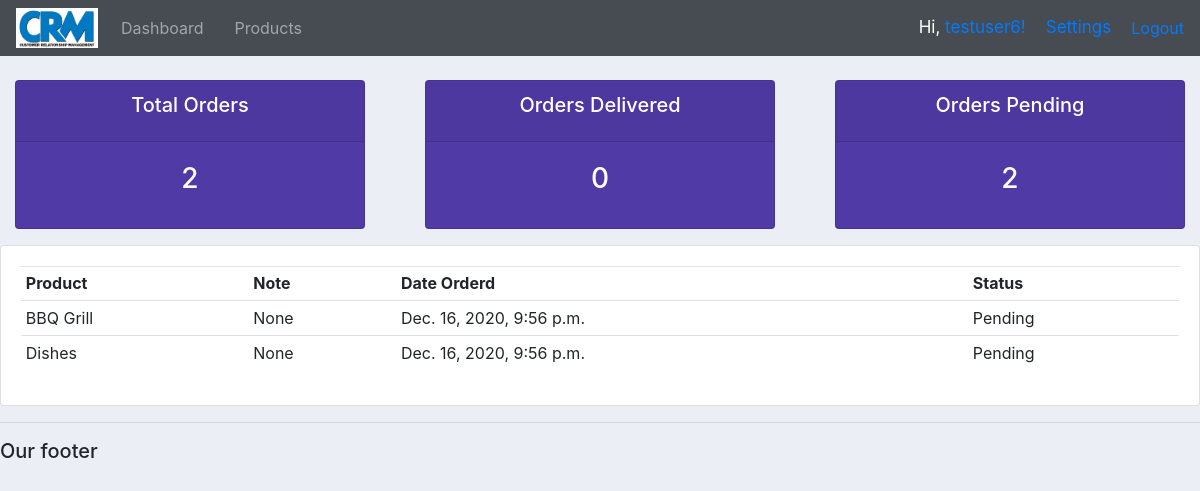
/user/ (signed in), run on an earlier commit of the app's database.
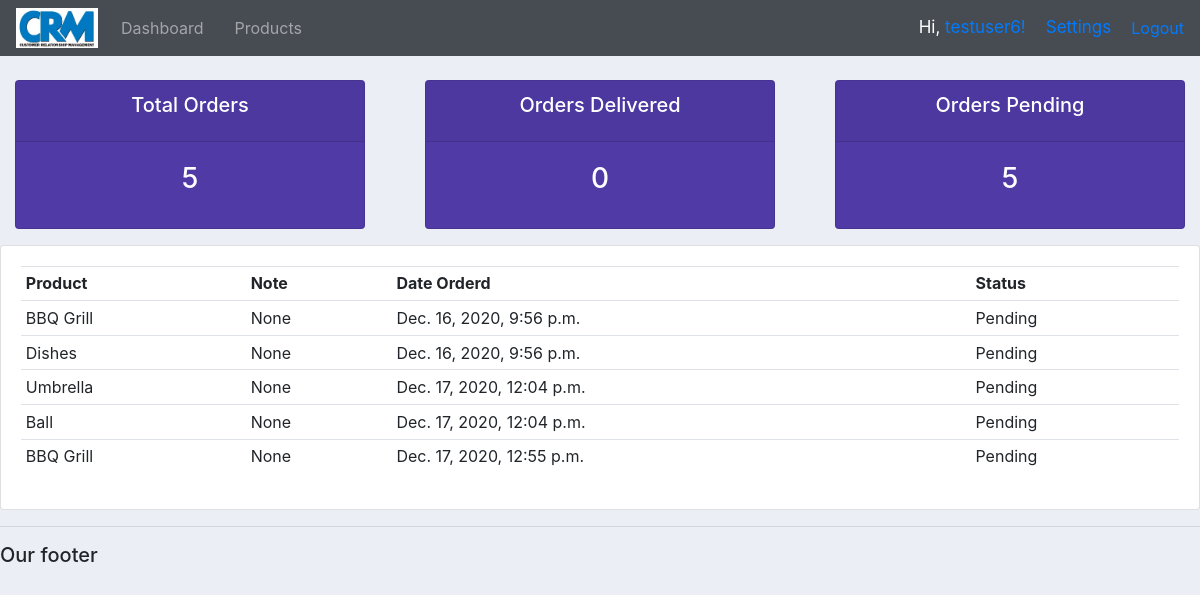
And on a later commit of the database.
### accounts/models.py (models this page shows)
class Order(models.Model):
    STATUS = (
        ('Pending', 'Pending'),
        ('Out for delivery', 'Out for delivery'),
        ('Delivered', 'Delivered'),
    )
    customer = models.ForeignKey(Customer, null=True, on_delete=models.SET_NULL)
    product = models.ForeignKey(Product, null=True, on_delete=models.SET_NULL)
    date_created = models.DateTimeField(auto_now_add=True, null=True)
    status = models.CharField(max_length=64, null=True, choices=STATUS)
    note = models.CharField(max_length=1000, null=True)
    seller = models.ManyToManyField(Seller)
    def __str__(self):
        return self.product.name

class Product(models.Model):
    CATEGORY = (
        ('Indoor', 'Indoor'),
        ('Outdoor', 'Outdoor')
    )
    seller = models.ForeignKey(Seller, null=True, on_delete=models.CASCADE)
    name = models.CharField(max_length=64, null=True)
    price = models.FloatField(null=True)
    category = models.CharField(max_length=64, null=True, choices=CATEGORY)
    description = models.CharField(max_length=200, null=True, blank=True)
    date_created = models.DateTimeField(auto_now_add=True, null=True)
    tags = models.ManyToManyField(Tag)
    def __str__(self):
        return self.name

### accounts/decorators.py (the view)
        def wrapper_func(request, *args, **kwargs):
            group = None
            if request.user.groups.exists():
                group = request.user.groups.all()[0].name
            if group in allowed_roles:
                return view_func(request, *args, **kwargs)
            else:
                return HttpResponse('You are not allowed to view this page. Need a higher role account.')

### accounts/views.py (called while the page is built)
@login_required(login_url='accounts:login')
@allowed_users(allowed_roles=['customer','admin'])
def user_page(request):
	orders = request.user.customer.order_set.all()
	total_orders = orders.count()
	delivered = orders.filter(status='Delivered').count()
	pending = orders.filter(status='Pending').count()
	print('ORDERS:', orders)
	context = {'orders':orders, 'total_orders':total_orders,
	'delivered':delivered,'pending':pending}
	return render(request, 'accounts/user.html', context)

### accounts/templates/accounts/user.html
{% extends 'accounts/main.html' %}
{% block content %}
{% include "accounts/status.html" %}
<div class="row">
	<div class="col-md">
		<div class="card card-body">
			<table class="table table-sm">
				<tr>
					<th>Product</th>
					<th>Note</th>
					<th>Date Orderd</th>
					<th>Status</th>
				</tr>
				{% for order in orders %}
				<tr>
					<td>{{order.product}}</td>
					<td>{{order.note}}</td>
					<td>{{order.date_created}}</td>
					<td>{{order.status}}</td>
				</tr>
				{% endfor %}
			</table>
		</div>
	</div>
</div>
{% endblock content %}

### accounts/templates/accounts/main.html (shortened to what this page needs)
<!DOCTYPE html>
{% load static %}
<html lang="en" dir="ltr">
  <head>
    <link rel="stylesheet" href="https://maxcdn.bootstrapcdn.com/bootstrap/4.0.0/css/bootstrap.min.css"
>
    <link rel="stylesheet" href="https://cdnjs.cloudflare.com/ajax/libs/font-awesome/5.14.0/css/all.min.css" />
    <link rel="stylesheet" href="{% static 'css/main.css' %}">
  </head>
  <body>
    {% include "accounts/navbar.html" %}
    {% block content %}
    {% endblock %}
    <hr>
    <h5>Our footer</h5>
  </body>
</html>

### accounts/templates/accounts/navbar.html (shortened to what this page needs)
{% load static %}
<nav class="navbar navbar-expand-lg navbar-dark" id="navbar_custom">
  <img id="crm_logo" src="{% static 'images/crm_logo.png' %}" alt="">
  <div class="collapse navbar-collapse" id="navbarNav">
    <ul class="navbar-nav">
      <li class="nav-item">
        <a class="nav-link" href="{% url 'accounts:home' %}">Dashboard</a>
      </li>
      <li class="nav-item">
        <a class="nav-link" href="{% url 'accounts:products' %}">Products</a>
      </li>
    </ul>
  </div>
  {% if request.user.is_authenticated %}
    <span class="hi-msg">Hi, <a href="{% url 'accounts:user_page' %}">{{request.user}}!</a></span>
    <span class="hi-msg"><a href="{% url 'accounts:account_settings' %}">Settings</a></span>
    <spanclass="hi-msg"><a href="{% url 'accounts:logout' %}">Logout</a></span>
  {% else %}
  <spanclass="hi-msg"><a href="{% url 'accounts:login' %}">Login</a></span>
  {% endif %}
</nav>

### accounts/templates/accounts/status.html
<br>
<div class="row">
	<div class="col">
		<div class="col-md">
			<div class="card text-center text-white  mb-3" id="total-orders">
			  	<div class="card-header">
			  		<h5 class="card-title">Total Orders</h5>
			  	</div>
			  	<div class="card-body">
			    	<h3 class="card-title">{{total_orders}}</h3>
			  	</div>
			</div>
		</div>
	</div>
	<div class="col">
		<div class="col-md">
			<div class="card text-center text-white  mb-3" id="orders-delivered">
			  	<div class="card-header">
			  		<h5 class="card-title">Orders Delivered</h5>
			  	</div>
			  	<div class="card-body">
			    	<h3 class="card-title">{{delivered}}</h3>
			  	</div>
			</div>
		</div>
	</div>
	<div class="col">
		<div class="col-md">
			<div class="card text-center text-white  mb-3" id="orders-pending">
			  	<div class="card-header">
			  		<h5 class="card-title">Orders Pending</h5>
			  	</div>
			  	<div class="card-body">
			    	<h3 class="card-title">{{pending}}</h3>
			  	</div>
			</div>
		</div>
	</div>
</div>

### static/css/main.css (style rules this page uses)
body { background-color: #ebeff5; }
#total-orders { background-color: #503AA6; }
#orders-delivered { background-color: #503AA6; }
#orders-pending { background-color: #503AA6; }
#crm_logo { height: 40px; width: auto; margin-right: 15px; }
.nav-item { margin-right: 15px; }

### accounts/templates/accounts/navbar.html (style rules this page uses)
#navbar_custom { background-color: #474b52 }
.hi-msg { font-size: 17px; color: #fff; margin-right: 20px; }

What changed in the data, as far as the page shows it:
added Order: product "Umbrella", note "None", date_created "Dec. 17, 2020, 12:04 p.m.", status "Pending"
added Order: product "Ball", note "None", date_created "Dec. 17, 2020, 12:04 p.m.", status "Pending"
added Order: product "BBQ Grill", note "None", date_created "Dec. 17, 2020, 12:55 p.m.", status "Pending"
Also different on the page:
{{ total_orders }}: "2" → "5"
{{ pending }}: "2" → "5"
